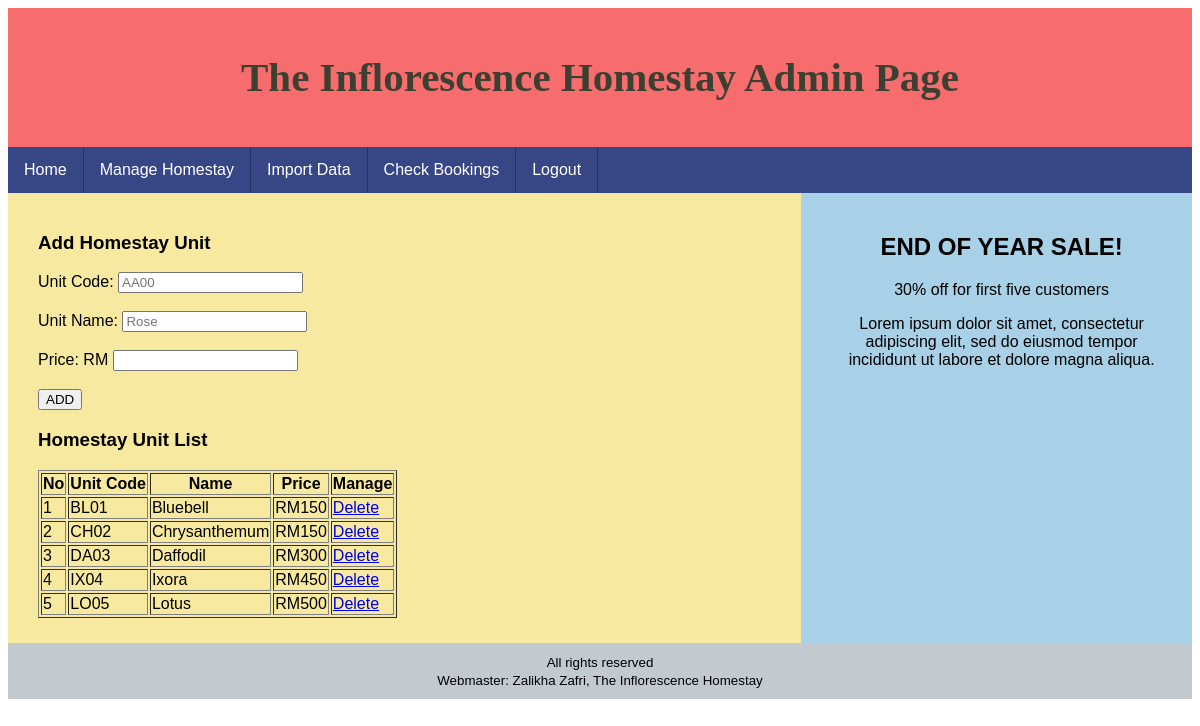
/admin/tambahunit.php, run on the app's committed database.
### tables this page shows
CREATE TABLE `homestay` (
  `KodHomestay` varchar(8) NOT NULL,
  `NamaHomestay` varchar(30) NOT NULL,
  `Harga` double DEFAULT NULL
);

### admin/borangtambahunit.php (the view, shortened to what this page needs)
<h3>Add Homestay Unit</h3>
<?php if (empty($_POST['tambah'])) {?>
<form action="tambahunit.php"method="POST" >
	<label>Unit Code:</label>
	<input type="text" name="kodunit" placeholder="AA00"><br><br>
	<label>Unit Name:</label>
	<input type="text" name="namaunit" placeholder="Rose" ><br><br>
	<label>Price:</label> RM
	<input type="text" name="harga"><br><br>
	<input type="submit" name="tambah" value="ADD">
</form>
<h3>Homestay Unit List</h3>
	<table border="1">
	<tr><th>No</th><th>Unit Code</th><th>Name</th><th>Price</th><th>Manage</th></tr>
<?php
	include 'capaian.php';
	$SQL="SELECT * from homestay order by homestay.KodHomestay";
	$panggil=mysqli_query($connect,$SQL);
	$i=0;
	while ($data=mysqli_fetch_array($panggil)) {
		$kodunit=$data ['KodHomestay'];
		$namaunit=$data ['NamaHomestay'];
		$harga=$data ['Harga'];
		$i++;
		echo "<tr><td>$i</td>
			<td>$kodunit</td>
			<td>$namaunit</td>
			<td>RM$harga</td>
			<td> <a href='deleteunit.php?id=".$kodunit."'>Delete</a></td>
			</tr>";
	}
 ?>
 	</table>
<?php } ?>

### admin/style.css (style rules this page uses)
* { box-sizing: border-box; }
body { font-family: "Comic Sans MS", cursive, sans-serif; }

### data on the page
homestay: KodHomestay "BL01", NamaHomestay "Bluebell", Harga "150"
homestay: KodHomestay "CH02", NamaHomestay "Chrysanthemum", Harga "150"
homestay: KodHomestay "DA03", NamaHomestay "Daffodil", Harga "300"
homestay: KodHomestay "IX04", NamaHomestay "Ixora", Harga "450"
homestay: KodHomestay "LO05", NamaHomestay "Lotus", Harga "500"
